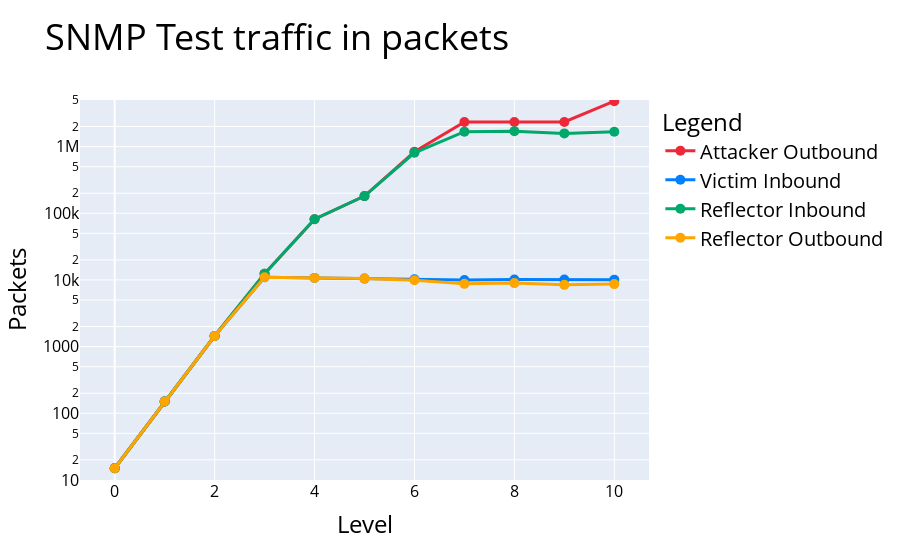

The notebook cell this image was saved under:
### Markdown cell above
### Plotting

### Code cell
PlotLevelAttackData(attackerStats,victimStats,reflectorStats,Protocol,BytesOrPackets)

### Figure 1 — Plotly figure (JSON) as saved in the notebook; plotly's stock layout.template omitted (floating-point values rounded to 4 significant figures)
{"data": [{"hovertemplate": "variable=Attacker Outbound<br>Level=%{x}<br>value=%{y}<extra></extra>", "legendgroup": "Attacker Outbound", "line": {"color": "#ED2939", "dash": "solid", "width": 3}, "marker": {"size": 10, "symbol": "circle"}, "mode": "lines+markers", "name": "Attacker Outbound", "orientation": "v", "showlegend": true, "type": "scatter", "x": [0, 1, 2, 3, 4, 5, 6, 7, 8, 9, 10], "xaxis": "x", "y": [15, 150, 1442, 12413, 81492, 181017, 839302, 2345288, 2335635, 2342844, 4807349], "yaxis": "y"}, {"hovertemplate": "variable=Victim Inbound<br>Level=%{x}<br>value=%{y}<extra></extra>", "legendgroup": "Victim Inbound", "line": {"color": "#007FFF", "dash": "solid", "width": 3}, "marker": {"size": 10, "symbol": "circle"}, "mode": "lines+markers", "name": "Victim Inbound", "orientation": "v", "showlegend": true, "type": "scatter", "x": [0, 1, 2, 3, 4, 5, 6, 7, 8, 9, 10], "xaxis": "x", "y": [15, 150, 1442, 11004, 10747, 10477, 10241, 10005, 10133, 10187, 10115], "yaxis": "y"}, {"hovertemplate": "variable=Reflector Inbound<br>Level=%{x}<br>value=%{y}<extra></extra>", "legendgroup": "Reflector Inbound", "line": {"color": "#00A86B", "dash": "solid", "width": 3}, "marker": {"size": 10, "symbol": "circle"}, "mode": "lines+markers", "name": "Reflector Inbound", "orientation": "v", "showlegend": true, "type": "scatter", "x": [0, 1, 2, 3, 4, 5, 6, 7, 8, 9, 10], "xaxis": "x", "y": [15, 150, 1442, 12413, 81492, 181017, 807986, 1677382, 1706124, 1577605, 1671694], "yaxis": "y"}, {"hovertemplate": "variable=Reflector Outbound<br>Level=%{x}<br>value=%{y}<extra></extra>", "legendgroup": "Reflector Outbound", "line": {"color": "orange", "dash": "solid", "width": 3}, "marker": {"size": 10, "symbol": "circle"}, "mode": "lines+markers", "name": "Reflector Outbound", "orientation": "v", "showlegend": true, "type": "scatter", "x": [0, 1, 2, 3, 4, 5, 6, 7, 8, 9, 10], "xaxis": "x", "y": [15, 150, 1442, 11004, 10747, 10477, 9887, 8744, 8975, 8443, 8668], "yaxis": "y"}], "layout": {"legend": {"font": {"color": "black", "size": 20}, "title": {"font": {"color": "black", "size": 24}, "text": "Legend"}, "tracegroupgap": 0}, "title": {"font": {"color": "black", "size": 36}, "text": "SNMP Test traffic in packets"}, "xaxis": {"anchor": "y", "domain": [0, 1], "tickfont": {"color": "black", "size": 16}, "title": {"font": {"color": "black", "size": 24}, "text": "Level"}}, "yaxis": {"anchor": "x", "domain": [0, 1], "range": [1, 6.699], "tickfont": {"color": "black", "size": 16}, "title": {"font": {"color": "black", "size": 24}, "text": "Packets"}, "type": "log"}}}
